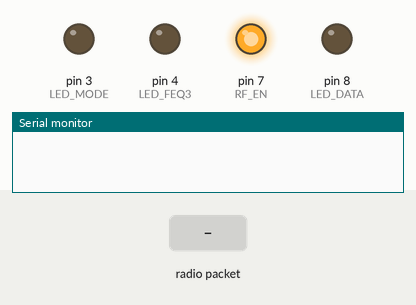
A sketch run on a simulated Arduino Uno, built with avr-gcc and run on an emulated ATmega328P. Shown: output pins drawn as LEDs (lit = HIGH), the last lines printed to the serial monitor. The test bench sets the inputs (shaded band). No radio packets arrive unless stated.

Above: at 0.1 s.
At 2.2 s:
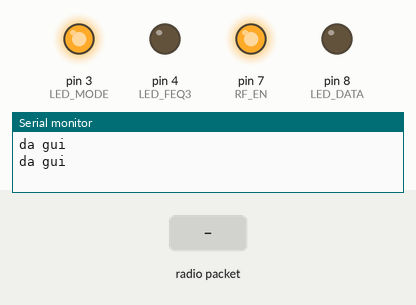
2.3 s: radio packet "1" arrives
Timing chart, 0 to 5.3 s (numbered marks = the images above; inputs shaded):
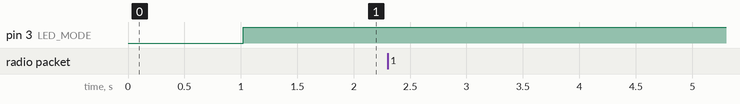

The sketch:

LoRaNode.ino
```cpp
#include <SoftwareSerial.h>
#include <SPI.h>              // include libraries
#include <LoRa.h>

int NODE_ID = 1;
const long frequency = 411E6;  // LoRa Frequency

const int csPin = 10;          // LoRa radio chip select
const int resetPin = 9;        // LoRa radio reset
const int irqPin = 2;          // change for your board; must be a hardware interrupt pin
SoftwareSerial mySerial(6, 5);

// Bổ sung khai báo chân (Bạn có thể đổi số tùy mạch thực tế)
const int RF_EN = 7;
const int LED_DATA = 8;
const int LED_MODE = 3;
const int LED_FEQ3 = 4;

uint8_t loraSendBuf[255];
uint8_t loraReportBuf[20];
int buffCurPos = 1;

// Đổi từ 'long long int' sang 'long' cho đúng chuẩn millis()
unsigned long lastTimeSend = 0;
unsigned long lastTimeRead = 0;

volatile bool packetReceived = false; // Thêm cờ cho hàm ngắt

void setupLora()
{
  loraSendBuf[0] = NODE_ID;
  for(int i = 0; i < 20; i++)
  {
    loraReportBuf[i] = 0;
  }
  loraReportBuf[0] = 0x00; // indicator of report message
  loraReportBuf[1] = NODE_ID;

  // Bổ sung pinMode để digitalWrite hoạt động
  pinMode(RF_EN, OUTPUT);
  pinMode(LED_DATA, OUTPUT);
  pinMode(LED_MODE, OUTPUT);
  pinMode(LED_FEQ3, OUTPUT);

  digitalWrite(RF_EN, HIGH);
  delay(1000);

  LoRa.setPins(csPin, resetPin, irqPin);

  if (!LoRa.begin(frequency)) {
    Serial.println("LoRa init failed. Check your connections.");
    while (true);                       // if failed, do nothing
  }

  LoRa.onReceive(onReceive);
  LoRa.onTxDone(onTxDone);
  LoRa_rxMode();
  digitalWrite(LED_DATA, LOW);
  digitalWrite(LED_MODE, LOW);
  digitalWrite(LED_FEQ3, LOW);
}

void setup() {
  Serial.begin(115200);     // Khởi tạo Serial In ra máy tính
  mySerial.begin(57600);    // Bỏ comment để dùng mySerial
  setupLora();
}

void loop() {
  // Xử lý đọc LoRa an toàn ngoài hàm ngắt
  if (packetReceived) {
    digitalWrite(LED_DATA, HIGH);
    while (LoRa.available()) {
      Serial.write(LoRa.read());
    }
    digitalWrite(LED_DATA, LOW);
    packetReceived = false;
    Serial.println("da nhan");
  }

  // send data if buffer overflow
  while(mySerial.available())
  {
    char input = mySerial.read();
    lastTimeRead = millis();
    loraSendBuf[buffCurPos] = input;
    buffCurPos++;
    if(buffCurPos >= 254)
    {
      LoRa_sendData(loraSendBuf, buffCurPos);
      buffCurPos = 1;
    }
  }

  // send data if timeout
  if((buffCurPos > 1) && ((millis() - lastTimeRead) > 200))
  {
    if(millis() - lastTimeSend > 200) {
      LoRa_sendData(loraSendBuf, buffCurPos);
      buffCurPos = 1; // Sửa lỗi logic: Đưa vào trong khối if
    }
  }

  if (runEvery(1000)) { // repeat every 1000 millis
    int time_sec = millis() / 1000;
    loraReportBuf[2] = time_sec / 256;
    loraReportBuf[3] = (unsigned char)time_sec;
    LoRa_sendData(loraReportBuf, 20);
    Serial.println("da gui");
  }
}

void LoRa_rxMode(){
  LoRa.enableInvertIQ();                // active invert I and Q signals
  LoRa.receive();                       // set receive mode
}

void LoRa_txMode(){
  LoRa.idle();                          // set standby mode
  LoRa.disableInvertIQ();               // normal mode
}

void LoRa_sendMessage(String message) {
  LoRa_txMode();                        // set tx mode
  LoRa.beginPacket();                   // start packet
  LoRa.print(message);                  // add payload
  LoRa.endPacket(true);                 // finish packet and send it
  digitalWrite(LED_MODE, HIGH);
}

void LoRa_sendData(uint8_t* data, int len) {
  LoRa_txMode();                        // set tx mode
  LoRa.beginPacket();                   // start packet
  LoRa.write(data, len);                  // add payload
  LoRa.endPacket(true);                 // finish packet and send it
  lastTimeSend = millis();
  digitalWrite(LED_MODE, HIGH);
}

void onReceive(int packetSize) {
  packetReceived = true; // Sửa lỗi treo: Chỉ bật cờ báo hiệu có dữ liệu
}

void onTxDone() {
  LoRa_rxMode();
  digitalWrite(LED_MODE, LOW);
}

boolean runEvery(unsigned long interval)
{
  static unsigned long previousMillis = 0;
  unsigned long currentMillis = millis();
  if (currentMillis - previousMillis >= interval)
  {
    previousMillis = currentMillis;
    return true;
  }
  return false;
}
```
